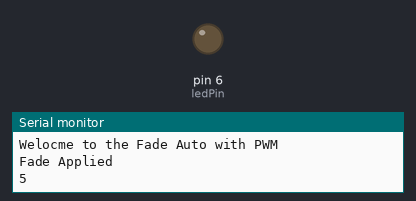
Bench run of a sketch on a simulated Arduino Uno, built with avr-gcc and run on an emulated ATmega328P. Parts: output pins drawn as LEDs (lit = HIGH), the last lines printed to the serial monitor.

Above: at 0.1 s.
At 3.1 s:
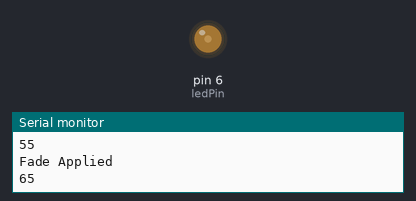
At 6.1 s:
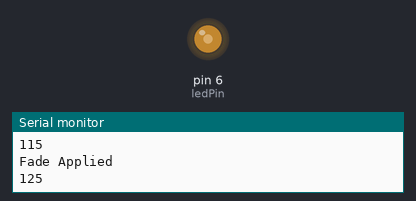
At 12.6 s:
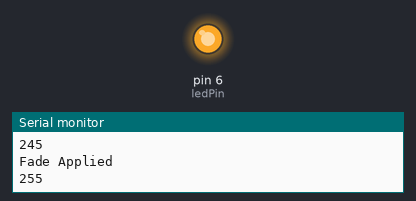
Timing chart, 0 to 14.1 s (numbered marks = the images above):
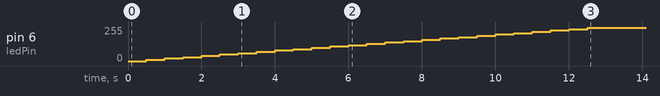

The sketch:

fade_auto_pwm.ino
```cpp
/*
  This is an exampple of the auto-fade with pwm

    - First use a pwm pin of the arduino board with analogWrite
    - Add the self addition of the value(0-255)
    - Incase just wire it to reduce the value and maintain the range
 */

 const int ledPin = 6;
 int brightness = 0;
 int fadeAmount = 5;

 void setup(){
  // introduce the led pin as the output of the program
  pinMode(ledPin, OUTPUT);

  // set the serial printer for the messageing or anything for the feedback
  Serial.begin(9600);

  Serial.println("Welocme to the Fade Auto with PWM");
 }

 // the loop
void loop(){

  // set the amount and increase - point 1
  analogWrite(ledPin, brightness);

  // add the brightness
  brightness += fadeAmount;

  Serial.println("Fade Applied ");
  Serial.println(brightness);

  // controlling the anount of the fadeness
  if (brightness == 255) {
    brightness -= fadeAmount;
  } else {
    // add the brightness
    brightness += fadeAmount;
  }

  delay(500);
}
```

Measured:
- by itself, pin 6 (ledPin): moves from 0/255 to 250/255 over 12.0 s
